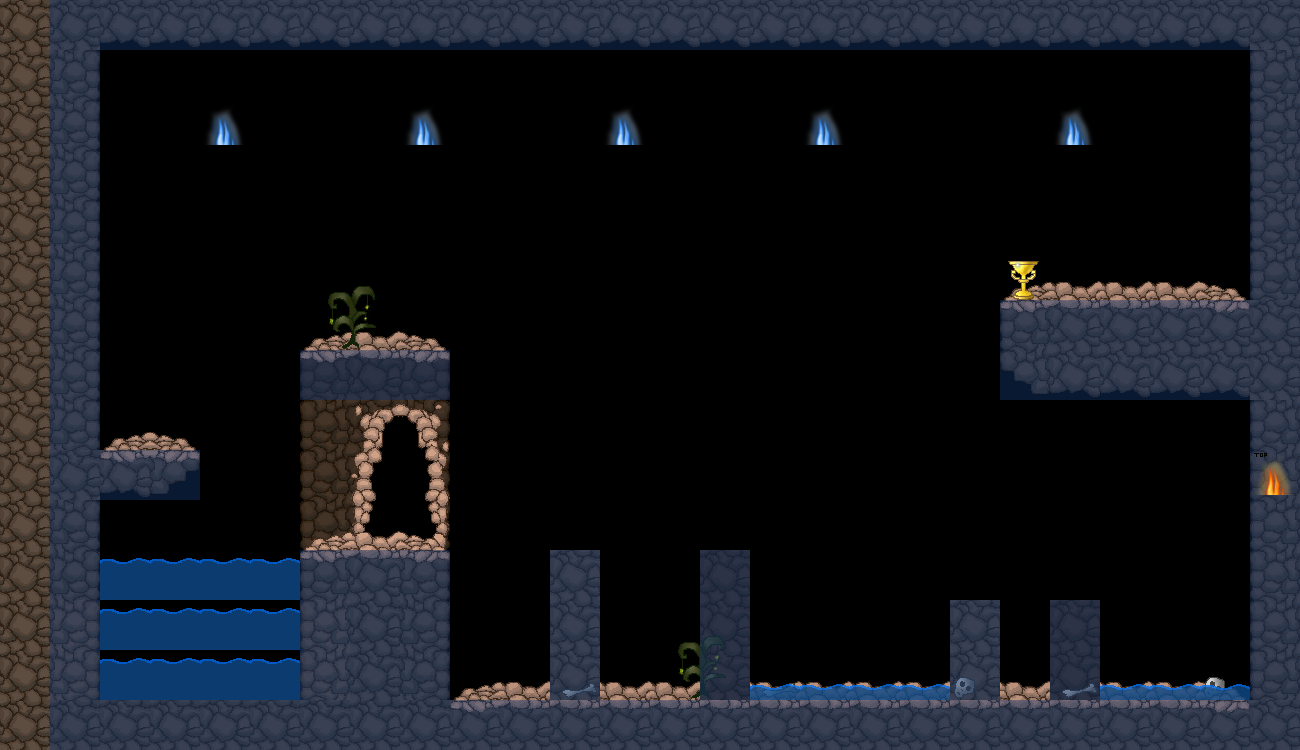

This game map was drawn from its Tiled (.tmx) file and the tilesets committed beside it. A one-line description and the trimmed map source follow:
An orthogonal 26x15 tile map with 50x50 px tiles, 8 tile layers (BG 1, BG 2, BG 3, BG 4, ...), 4 tilesets and 3 objects.

<map version="1.0" orientation="orthogonal" renderorder="right-down" width="26" height="15" tilewidth="50" tileheight="50" nextobjectid="19">
 <properties>
  <property name="backgroundlayers" value="-1.0,res/level/testleverlevel/layer_inf.png" />
  <property name="dimming" value="0.2" />
  <property name="name" value="Testleverlevel" />
  <property name="tilesetpath" value="res/level/testleverlevel/tileset_level_testleverlevel.png" />
 </properties>
 <tileset firstgid="1" name="tileset_level_ratcave" tilewidth="50" tileheight="50" spacing="2" margin="1" tilecount="529">
  <image source="tileset_level_testleverlevel.png" width="1200" height="1200" />
 </tileset>
 <tileset firstgid="530" name="tileset_level_dynamic_tiles" tilewidth="50" tileheight="50" spacing="2" margin="1" tilecount="200">
  <image source="../../convenience/tilesets/tileset_level_dynamic_tiles.png" width="1040" height="520" />
 </tileset>
 <tileset firstgid="730" name="tileset_enemies" tilewidth="50" tileheight="50" spacing="2" margin="1" tilecount="10">
  <image source="../../convenience/tilesets/tileset_enemies.png" width="260" height="104" />
 </tileset>
 <tileset firstgid="740" name="spritesheet_levelitems" tilewidth="50" tileheight="50" tilecount="576">
  <image source="../../convenience/tilesets/spritesheet_levelitems.png" width="1200" height="1200" />
  <tile id="1">
   <properties>
    <property name="id" value="mi_goldengoblet" />
   </properties>
  </tile>
 </tileset>
 <layer name="BG 1" width="26" height="15" opacity="0.9">
  <data>[390 cells, 156 non-empty, 14 distinct tile ids]</data>
 </layer>
 <layer name="BG 2" width="26" height="15">
  <data>[390 cells, 48 non-empty, 16 distinct tile ids]</data>
 </layer>
 <layer name="BG 3" width="26" height="15">
  <data>[390 cells, 11 non-empty, 8 distinct tile ids]</data>
 </layer>
 <layer name="BG 4" width="26" height="15">
  <data>[390 cells, 2 non-empty, 2 distinct tile ids]</data>
 </layer>
 <layer name="dynamic water" width="26" height="15">
  <data>[390 cells, 19 non-empty, 2 distinct tile ids]</data>
 </layer>
 <layer name="items" width="26" height="15">
  <data>[390 cells, 1 non-empty, 1 distinct tile ids]</data>
 </layer>
 <layer name="collidable" width="26" height="15">
  <data>[390 cells, 110 non-empty, 1 distinct tile ids]</data>
 </layer>
 <layer name="dynamic torch" width="26" height="15">
  <data>[390 cells, 6 non-empty, 2 distinct tile ids]</data>
 </layer>
 <objectgroup name="levelexits">
  <object id="3" x="363" y="406" width="69" height="135">
   <properties>
    <property name="map id" value="res/map/meadows/meadows.tmx" />
    <property name="x" value="3900" />
    <property name="y" value="1000" />
   </properties>
  </object>
 </objectgroup>
 <objectgroup name="enemies">
  <object id="17" gid="730" x="1048" y="594" width="50" height="50" />
  <object id="18" gid="732" x="693" y="470" width="50" height="50" />
 </objectgroup>
</map>
